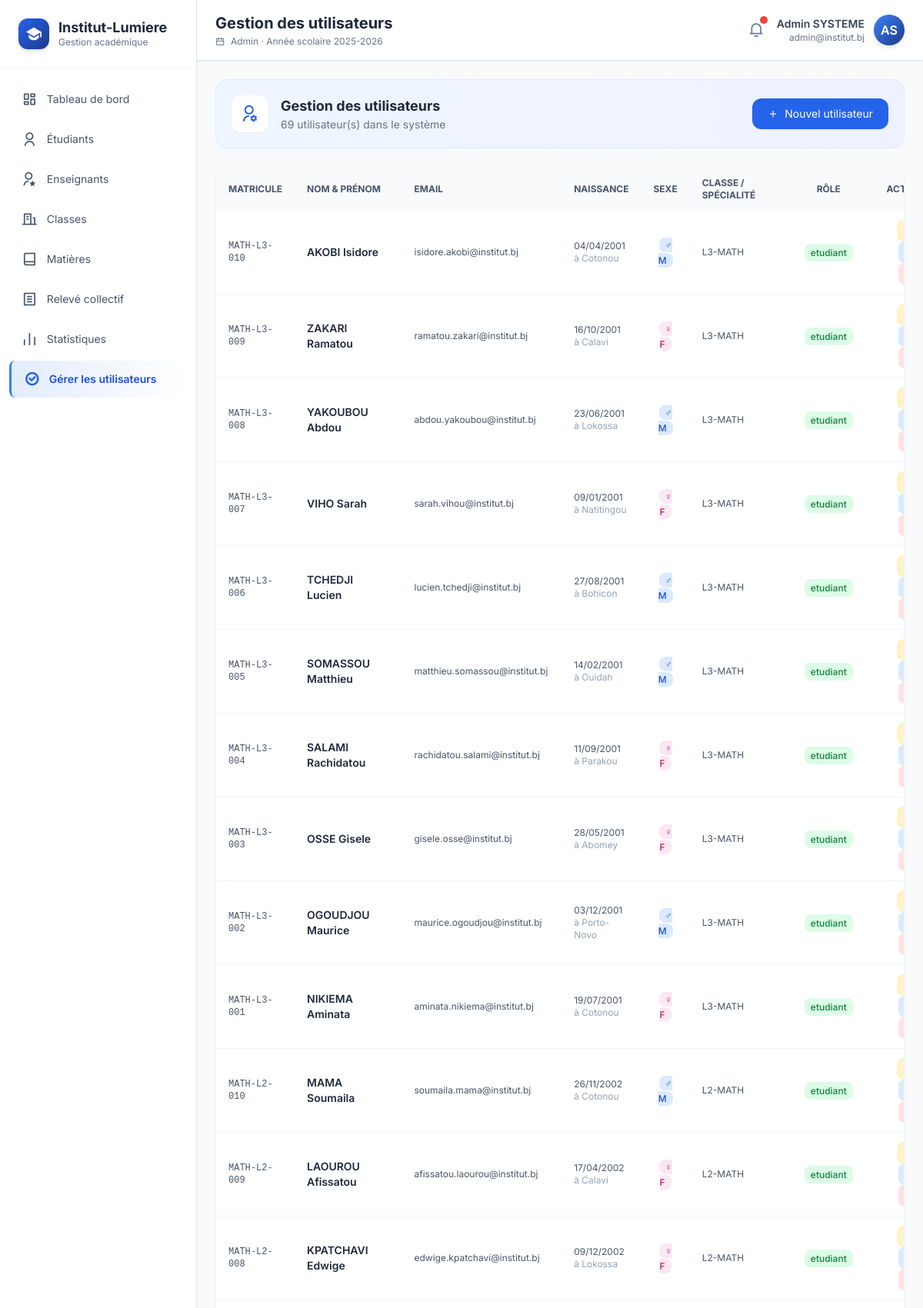
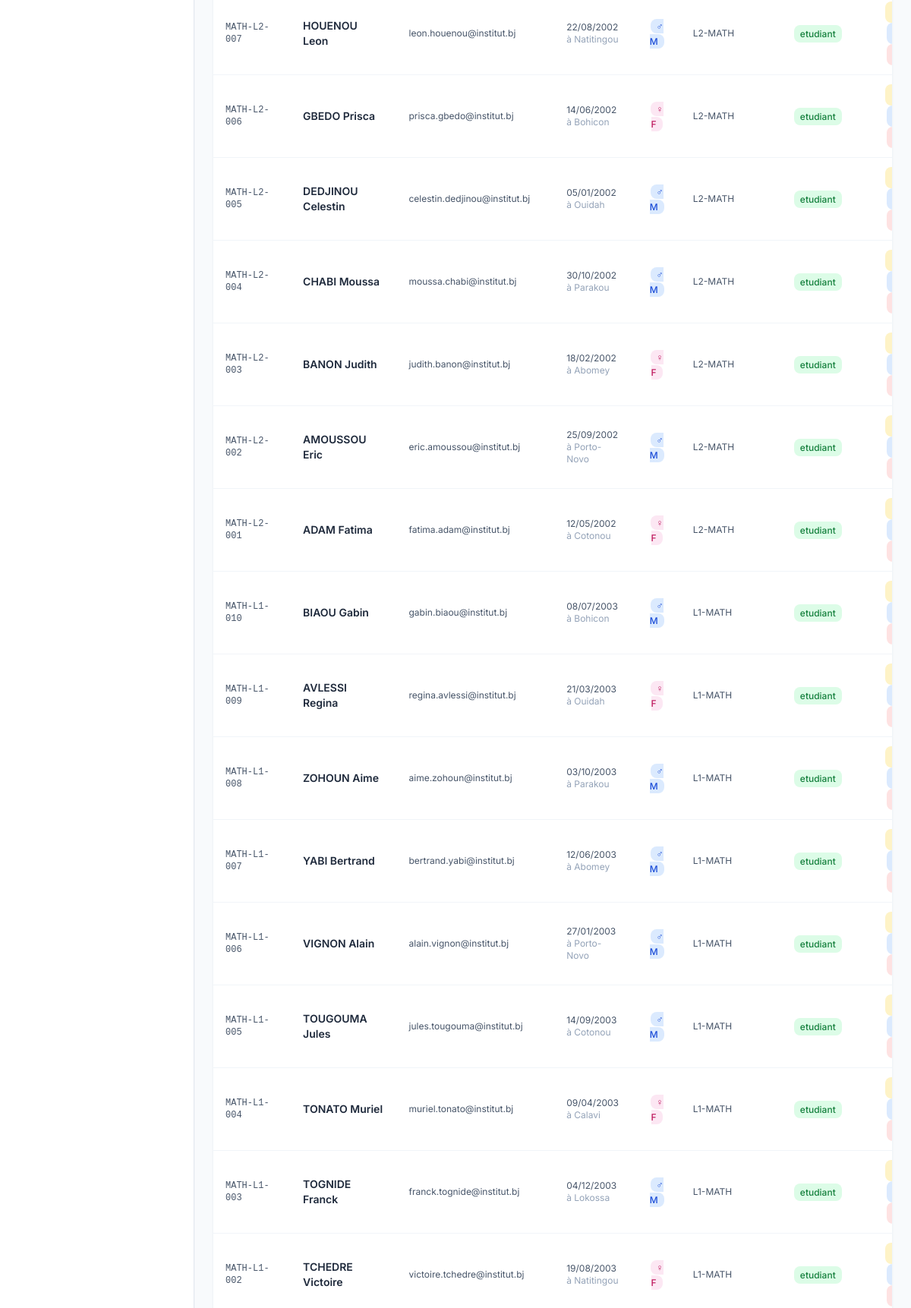
Screenshot of /pages/admin/compte.php (signed in, upper part) with the database file from the repository (2 pictures, top to bottom).
### tables this page shows
CREATE TABLE utilisateurs (
    id INT AUTO_INCREMENT PRIMARY KEY,
    nom VARCHAR(100) NOT NULL,
    prenom VARCHAR(100) NOT NULL,
    email VARCHAR(150) UNIQUE NOT NULL,
    mot_de_passe VARCHAR(255) NOT NULL,
    role ENUM('admin','enseignant','etudiant','responsable') NOT NULL,
    actif TINYINT(1) DEFAULT 1,
    created_at TIMESTAMP DEFAULT CURRENT_TIMESTAMP
);

CREATE TABLE etudiants (
    id INT AUTO_INCREMENT PRIMARY KEY,
    utilisateur_id INT UNIQUE,
    matricule VARCHAR(30) UNIQUE NOT NULL,
    nom VARCHAR(100) NOT NULL,
    prenom VARCHAR(100) NOT NULL,
    date_naissance DATE,
    lieu_naissance VARCHAR(100),
    sexe ENUM('M','F') DEFAULT 'M',
    classe_id INT,
    FOREIGN KEY (utilisateur_id) REFERENCES utilisateurs(id) ON DELETE SET NULL,
    FOREIGN KEY (classe_id) REFERENCES classes(id) ON DELETE SET NULL
);

CREATE TABLE classes (
    id INT AUTO_INCREMENT PRIMARY KEY,
    nom VARCHAR(50) NOT NULL,
    niveau VARCHAR(50) NOT NULL,
    filiere VARCHAR(50) NOT NULL,
    annee_scolaire VARCHAR(20) NOT NULL,
    description TEXT
);

### includes/auth.php (called while the page is built, shortened)
<?php
function currentUser(): ?array
{
    return $_SESSION['user'] ?? null;
}
function baseUrl(): string
{
    $script = dirname($_SERVER['SCRIPT_NAME']);
    $script = preg_replace('#/pages(/.*)?$#', '', $script);
    return rtrim($script, '/');
}
function e(?string $s): string
{
    return htmlspecialchars((string)$s, ENT_QUOTES, 'UTF-8');
}

### pages/admin/compte.php (the view, shortened to what this page needs)
<?php
require_once __DIR__ . '/../../includes/auth.php';
$pageTitle = 'Gestion des utilisateurs';
$users = $pdo->query("
    SELECT
        u.id, u.nom, u.prenom, u.email, u.role,
        e.matricule, e.date_naissance, e.lieu_naissance, e.sexe, c.nom AS classe,
        en.specialite, en.telephone
    FROM utilisateurs u
    LEFT JOIN etudiants e ON e.utilisateur_id = u.id
    LEFT JOIN classes c ON e.classe_id = c.id
    LEFT JOIN enseignants en ON en.utilisateur_id = u.id
    ORDER BY u.id DESC
")->fetchAll();
include __DIR__ . '/../../includes/header.php';
?>
<div class="mb-6">
  <div class="bg-gradient-to-r from-blue-50 to-indigo-50 rounded-2xl p-5 border border-blue-100">
    <div class="flex items-center justify-between flex-wrap gap-4">
      <div class="flex items-center gap-4">
        <div class="w-12 h-12 rounded-xl bg-white shadow-sm flex items-center justify-center">
          <i class="ri-user-settings-line text-2xl text-blue-600"></i>
        </div>
        <div>
          <h2 class="text-lg font-bold text-slate-800">Gestion des utilisateurs</h2>
          <p class="text-sm text-slate-500"><?= count($users) ?> utilisateur(s) dans le système</p>
        </div>
      </div>
      <button onclick="document.getElementById('modalCreate').classList.remove('hidden')"
        class="px-5 py-2.5 bg-blue-600 hover:bg-blue-700 text-white rounded-xl text-sm flex items-center gap-2 transition shadow-sm">
        <i class="ri-add-line"></i> Nouvel utilisateur
      </button>
    </div>
  </div>
</div>
<div class="bg-white rounded-2xl shadow-sm border border-slate-100 overflow-hidden">
  <div class="overflow-x-auto">
    <table class="w-full text-sm">
      <thead class="bg-slate-50 text-slate-600 text-xs uppercase">
        <tr>
          <th class="px-4 py-3 text-left">Matricule</th>
          <th class="px-4 py-3 text-left">Nom & Prénom</th>
          <th class="px-4 py-3 text-left">Email</th>
          <th class="px-4 py-3 text-left">Naissance</th>
          <th class="px-4 py-3 text-center">Sexe</th>
          <th class="px-4 py-3 text-left">Classe / Spécialité</th>
          <th class="px-4 py-3 text-center">Rôle</th>
          <th class="px-4 py-3 text-center">Actions</th>
        </tr>
      </thead>
      <tbody class="divide-y divide-slate-100">
        <?php foreach ($users as $user): ?>
          <tr class="hover:bg-slate-50 transition">
            <td class="px-4 py-3 font-mono text-xs text-slate-600">
              <?= e($user['matricule'] ?? '—') ?>
            </td>
            <td class="px-4 py-3">
              <div class="font-semibold text-slate-800"><?= e($user['nom'] . ' ' . $user['prenom']) ?></div>
            </td>
            <td class="px-4 py-3 text-slate-600 text-xs">
              <?= e($user['email']) ?>
            </td>
            <td class="px-4 py-3 text-slate-600 text-xs">
              <?php if ($user['date_naissance']): ?>
                <?= date('d/m/Y', strtotime($user['date_naissance'])) ?><br>
                <span class="text-slate-400">à <?= e($user['lieu_naissance']) ?></span>
              <?php else: ?>
                —
              <?php endif; ?>
            </td>
            <td class="px-4 py-3 text-center">
              <?php if ($user['sexe']): ?>
                <span class="px-2 py-0.5 rounded-lg text-xs font-medium <?= $user['sexe'] === 'F' ? 'bg-pink-100 text-pink-700' : 'bg-blue-100 text-blue-700' ?>">
                  <?= $user['sexe'] === 'F' ? '♀ F' : '♂ M' ?>
                </span>
              <?php else: ?>
                <span class="text-slate-400">—</span>
              <?php endif; ?>
            </td>
            <td class="px-4 py-3 text-slate-600 text-xs">
              <?= e($user['classe'] ?? $user['specialite'] ?? '—') ?>
            </td>
            <td class="px-4 py-3 text-center">
              <span class="px-2 py-1 rounded-lg text-xs font-medium
                                <?= $user['role'] === 'admin' ? 'bg-purple-100 text-purple-700' : ($user['role'] === 'enseignant' ? 'bg-indigo-100 text-indigo-700' : ($user['role'] === 'etudiant' ? 'bg-green-100 text-green-700' : 'bg-orange-100 text-orange-700')) ?>">
                <?= e($user['role']) ?>
              </span>
            </td>
            <td class="px-4 py-3 text-center space-x-1">
              <button onclick='editUser(<?= json_encode($user) ?>)'
                class="px-2 py-1.5 bg-amber-100 hover:bg-amber-200 text-amber-700 rounded-lg text-xs transition"
                title="Modifier">
              </button>
              <button onclick='resetPassword(<?= $user['id'] ?>, "<?= e($user['nom'] . ' ' . $user['prenom']) ?>")'
                class="px-2 py-1.5 bg-blue-100 hover:bg-blue-200 text-blue-700 rounded-lg text-xs transition"
                title="Réinitialiser mot de passe">
              </button>
              <form method="POST" class="inline" onsubmit="return confirm('Supprimer définitivement cet utilisateur ?')">
                <button class="px-2 py-1.5 bg-red-100 hover:bg-red-200 text-red-700 rounded-lg text-xs transition" title="Supprimer">
                </button>
              </form>
            </td>
          </tr>
        <?php endforeach; ?>
      </tbody>
    </table>
  </div>
</div>
<?php include __DIR__ . '/../../includes/footer.php'; ?>

### includes/header.php (shortened to what this page needs)
<?php
require_once __DIR__ . '/auth.php';
$user = currentUser();
$role = $user['role'];
$base = baseUrl();
$menus = [
  'admin' => [
    ['Tableau de bord', '/pages/admin/dashboard.php', 'dashboard'],
    ['Étudiants', '/pages/admin/etudiants.php', 'user'],
    ['Enseignants', '/pages/admin/enseignants.php', 'user-star'],
    ['Classes', '/pages/admin/classes.php', 'building'],
    ['Matières', '/pages/admin/matieres.php', 'book'],
    ['Relevé collectif', '/pages/admin/releve.php', 'file-list'],
    ['Statistiques', '/pages/admin/statistiques.php', 'bar-chart'],
    ['Gérer les utilisateurs', '/pages/admin/compte.php', 'checkbox-circle'],
  ],
  'enseignant' => [
    ['Tableau de bord', '/pages/enseignant/dashboard.php', 'dashboard'],
    ['Saisir notes', '/pages/enseignant/notes.php', 'edit'],
    ['Saisie individuelle', '/pages/enseignant/saisie.php', 'edit-2'],
    ['Mes matières', '/pages/enseignant/matieres.php', 'book'],
    ['Mes étudiants', '/pages/enseignant/etudiants.php', 'team'],
  ],
  'etudiant' => [
    ['Tableau de bord', '/pages/etudiant/dashboard.php', 'dashboard'],
    ['Mes notes', '/pages/etudiant/notes.php', 'file-list'],
    ['Mon bulletin', '/pages/etudiant/bulletin.php', 'file-copy'],
    ['Historique', '/pages/etudiant/historique.php', 'history'],
  ],
  'responsable' => [
    ['Tableau de bord', '/pages/admin/dashboard.php', 'dashboard'],
    ['Validation des délibérations', '/pages/admin/deliberations.php', 'check-double'],
    ['Statistiques', '/pages/admin/statistiques.php', 'bar-chart'],
    ['Relevé collectif', '/pages/admin/releve.php', 'file-list'],
  ],
];
$menu = $menus[$role] ?? [];
$current = $_SERVER['SCRIPT_NAME'];
?>
<!DOCTYPE html>
<html lang="fr">
<head>
  <script src="https://cdn.tailwindcss.com"></script>
  <link rel="stylesheet" href="https://cdnjs.cloudflare.com/ajax/libs/font-awesome/6.5.1/css/all.min.css">
  <link href="https://cdn.jsdelivr.net/npm/remixicon@4.2.0/fonts/remixicon.css" rel="stylesheet">
</head>
<body class="bg-slate-50 min-h-screen">
  <div class="flex min-h-screen">
    <aside class="no-print w-64 bg-white border-r border-slate-200 flex-shrink-0 hidden md:flex flex-col shadow-sm">
      <div class="p-6 border-b border-slate-100">
        <div class="flex items-center gap-3">
          <div class="w-10 h-10 rounded-xl bg-gradient-to-br from-primary-600 to-primary-900 flex items-center justify-center text-white shadow-md">
            <i class="ri-graduation-cap-fill text-xl"></i>
          </div>
          <div>
            <div class="font-bold text-slate-800 leading-tight text-lg">Institut-Lumiere</div>
            <div class="text-xs text-slate-500">Gestion académique</div>
          </div>
        </div>
      </div>
      <nav class="flex-1 py-4 px-3 space-y-1 overflow-y-auto">
        <?php foreach ($menu as $m):
          $active = str_ends_with($current, $m[1]) ? 'active' : '';
        ?>
          <a href="<?= $base . $m[1] ?>" class="sidebar-link flex items-center gap-3 px-4 py-2.5 rounded-lg text-slate-600 text-sm transition <?= $active ?>">
            <i class="ri-<?= $m[2] ?>-line text-xl"></i>
            <span><?= e($m[0]) ?></span>
          </a>
        <?php endforeach; ?>
      </nav>
    </aside>
    <main class="flex-1 flex flex-col min-w-0">
      <header class="no-print bg-white border-b border-slate-200 px-6 py-4 flex items-center justify-between sticky top-0 z-10 shadow-sm">
        <div>
          <h1 class="text-xl font-bold text-slate-800"><?= e($pageTitle ?? 'Tableau de bord') ?></h1>
          <p class="text-xs text-slate-500 mt-0.5">
            <i class="ri-calendar-line text-xs mr-1"></i>
            <?= ucfirst($role) ?> · Année scolaire 2025-2026
          </p>
        </div>
        <div class="flex items-center gap-4">
          <button class="relative text-slate-500 hover:text-primary-600 transition-colors">
            <i class="ri-notification-3-line text-xl"></i>
            <span class="absolute -top-1 -right-1 w-2.5 h-2.5 bg-red-500 rounded-full animate-pulse"></span>
          </button>
          <div class="flex items-center gap-3">
            <div class="text-right hidden md:block">
              <div class="text-sm font-semibold text-slate-700"><?= e($user['prenom'] . ' ' . $user['nom']) ?></div>
              <div class="text-xs text-slate-500"><?= e($user['email']) ?></div>
            </div>
            <div class="w-10 h-10 rounded-full bg-gradient-to-br from-primary-500 to-primary-900 text-white flex items-center justify-center font-semibold shadow-md">
              <?= strtoupper(substr($user['prenom'], 0, 1) . substr($user['nom'], 0, 1)) ?>
            </div>
          </div>
        </div>
      </header>
      <div class="flex-1 p-6">

### includes/header.php (style rules this page uses)
body { font-family: 'Inter', sans-serif; background-color: #f8fafc; }
.sidebar-link { transition: all 0.2s ease; position: relative; }
.sidebar-link.active { background: linear-gradient(90deg, rgba(59, 130, 246, 0.15), transparent); border-left: 3px solid #3b82f6; color: #1d4ed8; font-weight: 600; }
.sidebar-link.active i { color: #2563eb; }

### rows the page displays
utilisateurs: role "Admin", prenom+nom "Admin SYSTEME", email "admin@institut.bj", prenom+nom "AS"
etudiants: matricule "MATH-L3-010", utilisateur.prenom "AKOBI Isidore", utilisateur.email "isidore.akobi@institut.bj", date_naissance "04/04/2001", lieu_naissance "Cotonou", sexe "♂ M", classe.nom "L3-MATH", utilisateur.role "etudiant"
etudiants: matricule "MATH-L3-009", utilisateur.prenom "ZAKARI Ramatou", utilisateur.email "ramatou.zakari@institut.bj", date_naissance "16/10/2001", lieu_naissance "Calavi", sexe "♀ F", classe.nom "L3-MATH", utilisateur.role "etudiant"
etudiants: matricule "MATH-L3-008", utilisateur.prenom "YAKOUBOU Abdou", utilisateur.email "abdou.yakoubou@institut.bj", date_naissance "23/06/2001", lieu_naissance "Lokossa", sexe "♂ M", classe.nom "L3-MATH", utilisateur.role "etudiant"
etudiants: matricule "MATH-L3-007", utilisateur.prenom "VIHO Sarah", utilisateur.email "sarah.vihou@institut.bj", date_naissance "09/01/2001", lieu_naissance "Natitingou", sexe "♀ F", classe.nom "L3-MATH", utilisateur.role "etudiant"
etudiants: matricule "MATH-L3-006", utilisateur.prenom "TCHEDJI Lucien", utilisateur.email "lucien.tchedji@institut.bj", date_naissance "27/08/2001", lieu_naissance "Bohicon", sexe "♂ M", classe.nom "L3-MATH", utilisateur.role "etudiant"
etudiants: matricule "MATH-L3-005", utilisateur.prenom "SOMASSOU Matthieu", utilisateur.email "matthieu.somassou@institut.bj", date_naissance "14/02/2001", lieu_naissance "Ouidah", sexe "♂ M", classe.nom "L3-MATH", utilisateur.role "etudiant"
etudiants: matricule "MATH-L3-004", utilisateur.prenom "SALAMI Rachidatou", utilisateur.email "rachidatou.salami@institut.bj", date_naissance "11/09/2001", lieu_naissance "Parakou", sexe "♀ F", classe.nom "L3-MATH", utilisateur.role "etudiant"
etudiants: matricule "MATH-L3-003", utilisateur.prenom "OSSE Gisele", utilisateur.email "gisele.osse@institut.bj", date_naissance "28/05/2001", lieu_naissance "Abomey", sexe "♀ F", classe.nom "L3-MATH", utilisateur.role "etudiant"
etudiants: matricule "MATH-L3-002", utilisateur.prenom "OGOUDJOU Maurice", utilisateur.email "maurice.ogoudjou@institut.bj", date_naissance "03/12/2001", lieu_naissance "Porto-Novo", sexe "♂ M", classe.nom "L3-MATH", utilisateur.role "etudiant"
etudiants: matricule "MATH-L3-001", utilisateur.prenom "NIKIEMA Aminata", utilisateur.email "aminata.nikiema@institut.bj", date_naissance "19/07/2001", lieu_naissance "Cotonou", sexe "♀ F", classe.nom "L3-MATH", utilisateur.role "etudiant"
etudiants: matricule "MATH-L2-010", utilisateur.prenom "MAMA Soumaila", utilisateur.email "soumaila.mama@institut.bj", date_naissance "26/11/2002", lieu_naissance "Cotonou", sexe "♂ M", classe.nom "L2-MATH", utilisateur.role "etudiant"
etudiants: matricule "MATH-L2-009", utilisateur.prenom "LAOUROU Afissatou", utilisateur.email "afissatou.laourou@institut.bj", date_naissance "17/04/2002", lieu_naissance "Calavi", sexe "♀ F", classe.nom "L2-MATH", utilisateur.role "etudiant"
etudiants: matricule "MATH-L2-008", utilisateur.prenom "KPATCHAVI Edwige", utilisateur.email "edwige.kpatchavi@institut.bj", date_naissance "09/12/2002", lieu_naissance "Lokossa", sexe "♀ F", classe.nom "L2-MATH", utilisateur.role "etudiant"
etudiants: matricule "MATH-L2-007", utilisateur.prenom "HOUENOU Leon", utilisateur.email "leon.houenou@institut.bj", date_naissance "22/08/2002", lieu_naissance "Natitingou", sexe "♂ M", classe.nom "L2-MATH", utilisateur.role "etudiant"
etudiants: matricule "MATH-L2-006", utilisateur.prenom "GBEDO Prisca", utilisateur.email "prisca.gbedo@institut.bj", date_naissance "14/06/2002", lieu_naissance "Bohicon", sexe "♀ F", classe.nom "L2-MATH", utilisateur.role "etudiant"
etudiants: matricule "MATH-L2-005", utilisateur.prenom "DEDJINOU Celestin", utilisateur.email "celestin.dedjinou@institut.bj", date_naissance "05/01/2002", lieu_naissance "Ouidah", sexe "♂ M", classe.nom "L2-MATH", utilisateur.role "etudiant"
etudiants: matricule "MATH-L2-004", utilisateur.prenom "CHABI Moussa", utilisateur.email "moussa.chabi@institut.bj", date_naissance "30/10/2002", lieu_naissance "Parakou", sexe "♂ M", classe.nom "L2-MATH", utilisateur.role "etudiant"
etudiants: matricule "MATH-L2-003", utilisateur.prenom "BANON Judith", utilisateur.email "judith.banon@institut.bj", date_naissance "18/02/2002", lieu_naissance "Abomey", sexe "♀ F", classe.nom "L2-MATH", utilisateur.role "etudiant"
etudiants: matricule "MATH-L2-002", utilisateur.prenom "AMOUSSOU Eric", utilisateur.email "eric.amoussou@institut.bj", date_naissance "25/09/2002", lieu_naissance "Porto-Novo", sexe "♂ M", classe.nom "L2-MATH", utilisateur.role "etudiant"
etudiants: matricule "MATH-L2-001", utilisateur.prenom "ADAM Fatima", utilisateur.email "fatima.adam@institut.bj", date_naissance "12/05/2002", lieu_naissance "Cotonou", sexe "♀ F", classe.nom "L2-MATH", utilisateur.role "etudiant"
etudiants: matricule "MATH-L1-010", utilisateur.prenom "BIAOU Gabin", utilisateur.email "gabin.biaou@institut.bj", date_naissance "08/07/2003", lieu_naissance "Bohicon", sexe "♂ M", classe.nom "L1-MATH", utilisateur.role "etudiant"
etudiants: matricule "MATH-L1-009", utilisateur.prenom "AVLESSI Regina", utilisateur.email "regina.avlessi@institut.bj", date_naissance "21/03/2003", lieu_naissance "Ouidah", sexe "♀ F", classe.nom "L1-MATH", utilisateur.role "etudiant"
etudiants: matricule "MATH-L1-008", utilisateur.prenom "ZOHOUN Aime", utilisateur.email "aime.zohoun@institut.bj", date_naissance "03/10/2003", lieu_naissance "Parakou", sexe "♂ M", classe.nom "L1-MATH", utilisateur.role "etudiant"
etudiants: matricule "MATH-L1-007", utilisateur.prenom "YABI Bertrand", utilisateur.email "bertrand.yabi@institut.bj", date_naissance "12/06/2003", lieu_naissance "Abomey", sexe "♂ M", classe.nom "L1-MATH", utilisateur.role "etudiant"
etudiants: matricule "MATH-L1-006", utilisateur.prenom "VIGNON Alain", utilisateur.email "alain.vignon@institut.bj", date_naissance "27/01/2003", lieu_naissance "Porto-Novo", sexe "♂ M", classe.nom "L1-MATH", utilisateur.role "etudiant"
etudiants: matricule "MATH-L1-005", utilisateur.prenom "TOUGOUMA Jules", utilisateur.email "jules.tougouma@institut.bj", date_naissance "14/09/2003", lieu_naissance "Cotonou", sexe "♂ M", classe.nom "L1-MATH", utilisateur.role "etudiant"
etudiants: matricule "MATH-L1-004", utilisateur.prenom "TONATO Muriel", utilisateur.email "muriel.tonato@institut.bj", date_naissance "09/04/2003", lieu_naissance "Calavi", sexe "♀ F", classe.nom "L1-MATH", utilisateur.role "etudiant"
etudiants: matricule "MATH-L1-003", utilisateur.prenom "TOGNIDE Franck", utilisateur.email "franck.tognide@institut.bj", date_naissance "04/12/2003", lieu_naissance "Lokossa", sexe "♂ M", classe.nom "L1-MATH", utilisateur.role "etudiant"
etudiants: matricule "MATH-L1-002", utilisateur.prenom "TCHEDRE Victoire", utilisateur.email "victoire.tchedre@institut.bj", date_naissance "19/08/2003", lieu_naissance "Natitingou", sexe "♀ F", classe.nom "L1-MATH", utilisateur.role "etudiant"

### other values shown
$m[0] "Tableau de bord"
$m[0] "Étudiants"
$m[0] "Enseignants"
$m[0] "Classes"
$m[0] "Matières"
$m[0] "Relevé collectif"
$m[0] "Statistiques"
$m[0] "Gérer les utilisateurs"
$pageTitle "Gestion des utilisateurs"
count($users) "69"
